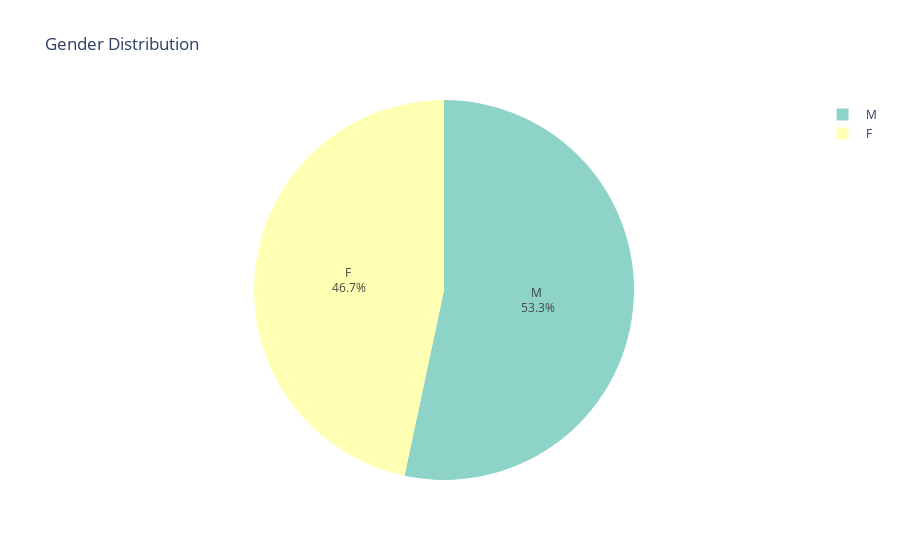

Here is the notebook cell this chart was saved with:
### Code cell
# Gender distribution
gender_cols = [col for col in clinical_discovery.columns if 'sex' in col.lower() or 'gender' in col.lower()]

if gender_cols:
    gender_col = gender_cols[0]
    
    print("\n" + "="*80)
    print("GENDER DISTRIBUTION ANALYSIS")
    print("="*80 + "\n")
    
    gender_counts = clinical_discovery[gender_col].value_counts()
    gender_pct = clinical_discovery[gender_col].value_counts(normalize=True) * 100
    
    print("Count:")
    print(gender_counts)
    print("\nPercentage:")
    print(gender_pct.round(2))
    
    # Pie chart
    fig = px.pie(values=gender_counts.values, names=gender_counts.index,
                 title='Gender Distribution',
                 color_discrete_sequence=px.colors.qualitative.Set3)
    fig.update_traces(textposition='inside', textinfo='percent+label')
    fig.show()

### Figure 1 — Plotly figure (JSON) as saved in the notebook; plotly's stock layout.template omitted (floating-point values rounded to 4 significant figures)
{"data": [{"domain": {"x": [0, 1], "y": [0, 1]}, "hovertemplate": "label=%{label}<br>value=%{value}<extra></extra>", "labels": [" M  ", " F  "], "legendgroup": "", "name": "", "showlegend": true, "textinfo": "percent+label", "textposition": "inside", "type": "pie", "values": [16, 14]}], "layout": {"legend": {"tracegroupgap": 0}, "piecolorway": ["rgb(141,211,199)", "rgb(255,255,179)", "rgb(190,186,218)", "rgb(251,128,114)", "rgb(128,177,211)", "rgb(253,180,98)", "rgb(179,222,105)", "rgb(252,205,229)", "rgb(217,217,217)", "rgb(188,128,189)", "rgb(204,235,197)", "rgb(255,237,111)"], "title": {"text": "Gender Distribution"}}}
